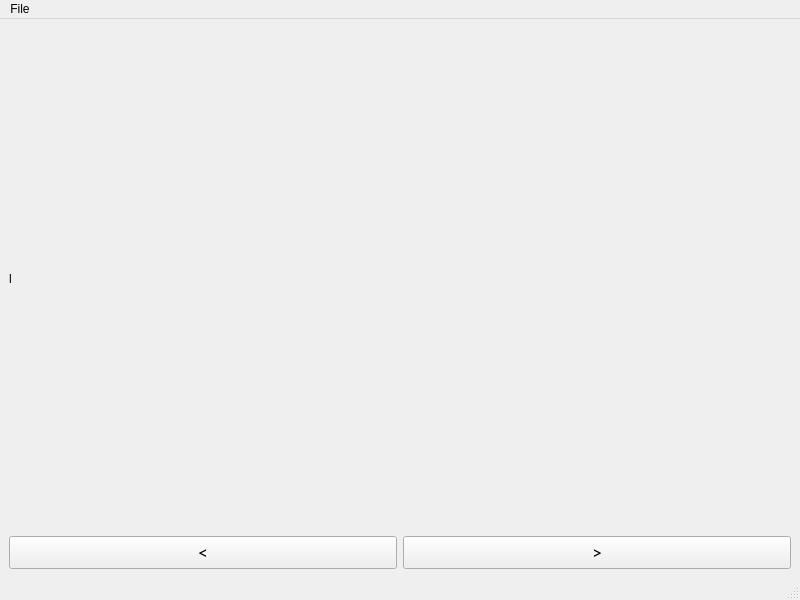
<?xml version="1.0" encoding="UTF-8"?>
<ui version="4.0">
 <class>MainWindow</class>
 <widget class="QMainWindow" name="MainWindow">
  <property name="geometry">
   <rect>
    <x>0</x>
    <y>0</y>
    <width>800</width>
    <height>600</height>
   </rect>
  </property>
  <property name="windowTitle">
   <string>Picture Viewer</string>
  </property>
  <property name="documentMode">
   <bool>false</bool>
  </property>
  <widget class="QWidget" name="centralwidget">
   <layout class="QVBoxLayout" name="verticalLayout">
    <item>
     <widget class="QLabel" name="label">
      <property name="text">
       <string>l</string>
      </property>
     </widget>
    </item>
    <item>
     <layout class="QHBoxLayout" name="horizontalLayout">
      <item>
       <widget class="QPushButton" name="pushButton_2">
        <property name="font">
         <font>
          <family>Calibri</family>
          <pointsize>14</pointsize>
         </font>
        </property>
        <property name="text">
         <string>&lt;</string>
        </property>
       </widget>
      </item>
      <item>
       <widget class="QPushButton" name="pushButton">
        <property name="font">
         <font>
          <family>Calibri</family>
          <pointsize>14</pointsize>
         </font>
        </property>
        <property name="text">
         <string>&gt;</string>
        </property>
       </widget>
      </item>
     </layout>
    </item>
   </layout>
  </widget>
  <widget class="QMenuBar" name="menubar">
   <property name="geometry">
    <rect>
     <x>0</x>
     <y>0</y>
     <width>800</width>
     <height>21</height>
    </rect>
   </property>
   <widget class="QMenu" name="menuFile">
    <property name="title">
     <string>File</string>
    </property>
    <addaction name="actionOpen_Image"/>
    <addaction name="actionOpen_Folder"/>
    <addaction name="actionQuit"/>
   </widget>
   <addaction name="menuFile"/>
  </widget>
  <widget class="QStatusBar" name="statusbar"/>
  <action name="actionOpen_Image">
   <property name="text">
    <string>Open Image</string>
   </property>
  </action>
  <action name="actionOpen_Folder">
   <property name="text">
    <string>Open Folder</string>
   </property>
  </action>
  <action name="actionQuit">
   <property name="text">
    <string>Quit</string>
   </property>
  </action>
 </widget>
 <resources/>
 <connections/>
</ui>
